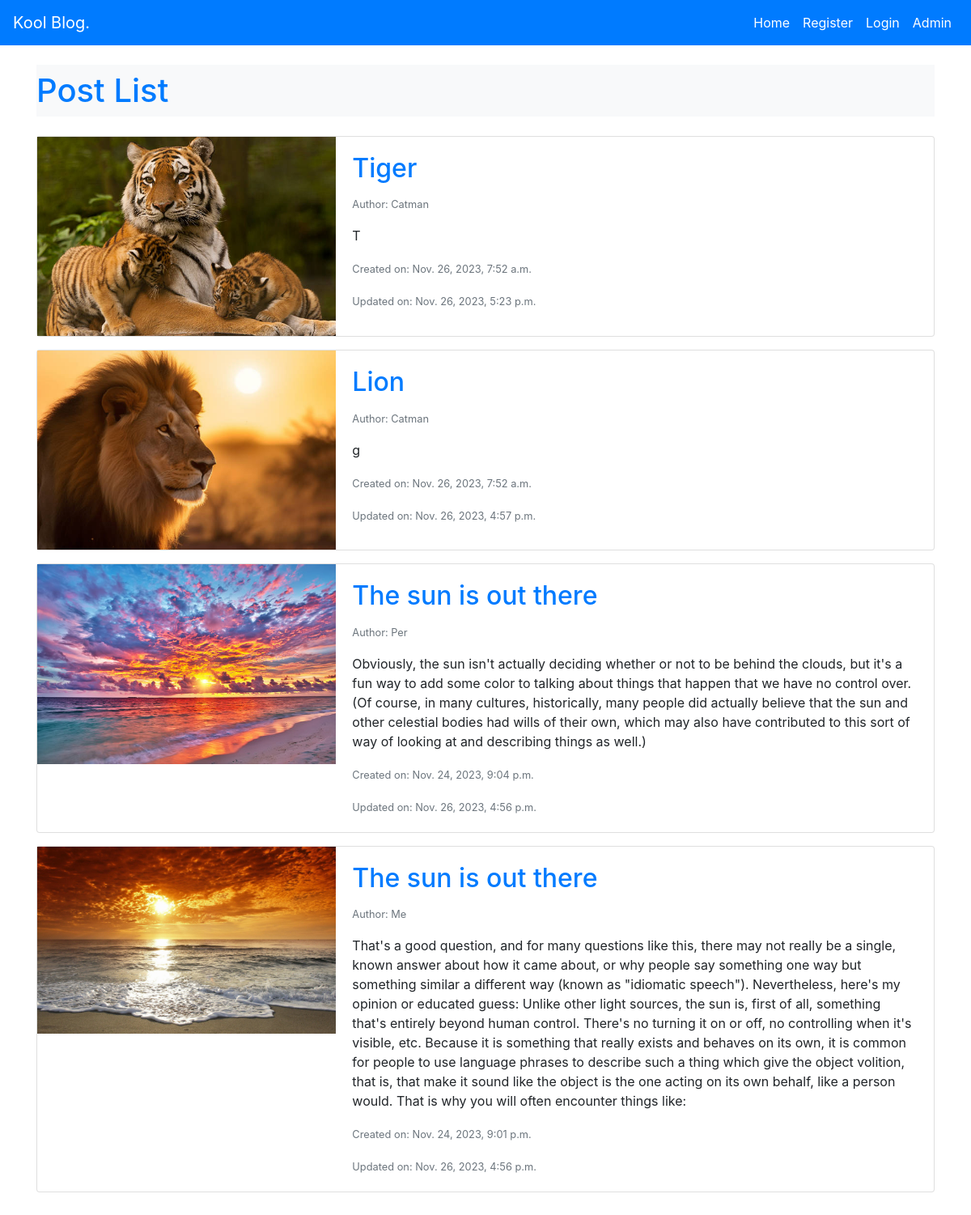
Screenshot of /blog/ with the database file from the repository.
### blog/models.py (models this page shows, shortened)
class Post(models.Model):
    title = models.CharField(max_length=200)
    author_name = models.CharField(max_length=255, blank=True)
    author = models.ForeignKey(User, on_delete=models.CASCADE)
    content = models.TextField()
    created_on = models.DateTimeField(default=timezone.now, editable=False)
    updated_on = models.DateTimeField(default=timezone.now)
    image = models.ImageField(upload_to='images_uploaded', null=True, blank=True)
    video = models.FileField(upload_to='videos_uploaded', null=True, blank=True)

### blog/views.py (the view)
# urls.py: path('blog/', views.post_list, name='post_list'),
def post_list(request):
    posts = Post.objects.all().order_by('-id')  # Ordering should be applied here
    return render(request, 'blog/post_list.html', {'posts': posts})

### blog/templates/blog/post_list.html (shortened to what this page needs)
{% extends 'base_generic.html' %}
{% block content %}
    <h1 class="text-primary bg-light py-2 mb-4">Post List</h1>
    {% for post in posts %}
        <div class="card mb-3">
            <div class="row no-gutters">
                <div class="col-md-4">
                    {% if post.image %}
                        <a href="{% url 'detail_page' post.pk %}">
                            <img src="{{ post.image.url }}" alt="{{ post.title }} Image"
                                 class="img-fluid rounded-start">
                        </a>
                    {% endif %}
                </div>
                <div class="col-md-8">
                    <div class="card-body">
                        <h2 class="card-title"><a href="{% url 'detail_page' post.pk %}">{{ post.title }}</a></h2>
                        <p class="card-text"><small class="text-muted">Author: {{ post.author_name }}</small></p>
                        <p class="card-text">{{ post.content }}</p>
                        <p class="card-text"><small class="text-muted">Created on: {{ post.created_on }}</small></p>
                        <p class="card-text"><small class="text-muted">Updated on: {{ post.updated_on }}</small></p>
                    </div>
                </div>
            </div>
        </div>
    {% endfor %}
{% endblock %}

### templates/base_generic.html (shortened to what this page needs)
<!DOCTYPE html>
<html lang="en">
<head>
    <link rel="stylesheet" href="https://stackpath.bootstrapcdn.com/bootstrap/4.3.1/css/bootstrap.min.css"
>
</head>
<body>
<header>
    <nav class="navbar navbar-expand-lg navbar-light bg-primary">
        <a class="navbar-brand text-white" href="{% url 'post_list' %}">Kool Blog.</a>
        <ul class="navbar-nav ml-auto">
            <li class="nav-item">
                <a class="nav-link text-white" href="{% url 'post_list' %}" target="_blank">Home</a>
            </li>
            {% if user.is_authenticated %}
                <li class="nav-item">
                    <a class="nav-link text-white" href="{% url 'create_post' %}" target="_blank">Add Post</a>
                </li>
                <li class="nav-item">
                    <a class="nav-link text-white" href="{% url 'logout' %}" target="_blank">Logout</a>
                </li>
            {% else %}
                <li class="nav-item">
                    <a class="nav-link text-white" href="{% url 'register_form' %}" target="_blank">Register</a>
                </li>
                <li class="nav-item">
                    <a class="nav-link text-white" href="{% url 'login' %}" target="_blank">Login</a>
                </li>
            {% endif %}
            <li class="nav-item">
                <a class="nav-link text-white" href="{% url 'admin:login' %}?next={% url 'admin:index' %}"
                   target="_blank">Admin</a>
            </li>
        </ul>
    </nav>
</header>
<div class="container mt-4">
    <section id="content">
        {% block content %}{% endblock %}
    </section>
</div>
</body>
</html>

### rows the page displays
Post: image (picture), title "Tiger", author_name "Catman", content "T", created_on "Nov. 26, 2023, 7:52 a.m.", updated_on "Nov. 26, 2023, 5:23 p.m."
Post: image (picture), title "Lion", author_name "Catman", content "g", created_on "Nov. 26, 2023, 7:52 a.m.", updated_on "Nov. 26, 2023, 4:57 p.m."
Post: image (picture), title "The sun is out there", author_name "Per", content "Obviously, the sun isn't actually deciding whether or not to be behind the clouds, but it's a fun way to add some color to talking about things that happen that we have no control over. (Of course, in many cultures, historically, many people did actually believe that the sun and other celestial bodies had wills of their own, which may also have contributed to this sort of way of looking at and describing things as well.)", created_on "Nov. 24, 2023, 9:04 p.m.", updated_on "Nov. 26, 2023, 4:56 p.m."
Post: image (picture), title "The sun is out there", author_name "Me", content "That's a good question, and for many questions like this, there may not really be a single, known answer about how it came about, or why people say something one way but something similar a different way (known as \"idiomatic speech\"). Nevertheless, here's my opinion or educated guess: Unlike other light sources, the sun is, first of all, something that's entirely beyond human control. There's no turning it on or off, no controlling when it's visible, etc. Because it is something that really exists and behaves on its own, it is common for people to use language phrases to describe such a thing which give the object volition, that is, that make it sound like the object is the one acting on…", created_on "Nov. 24, 2023, 9:01 p.m.", updated_on "Nov. 26, 2023, 4:56 p.m."
